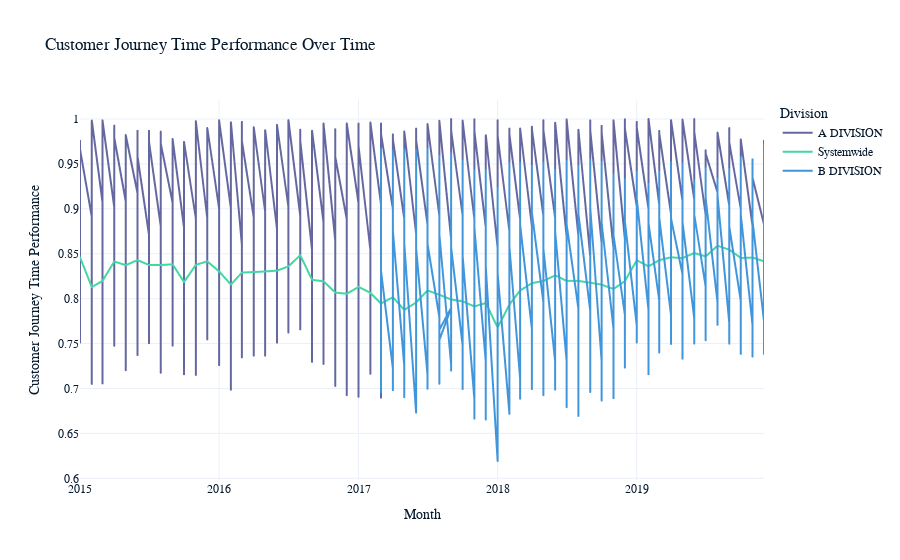
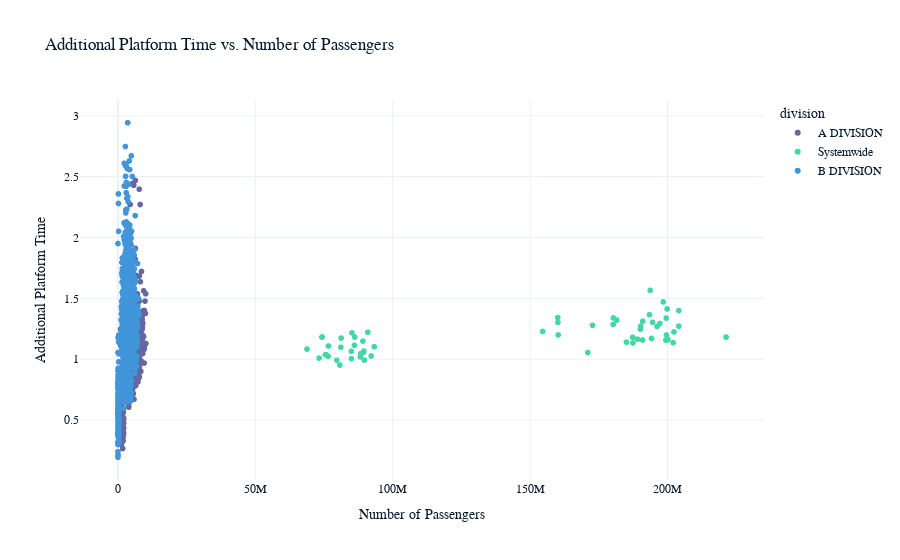
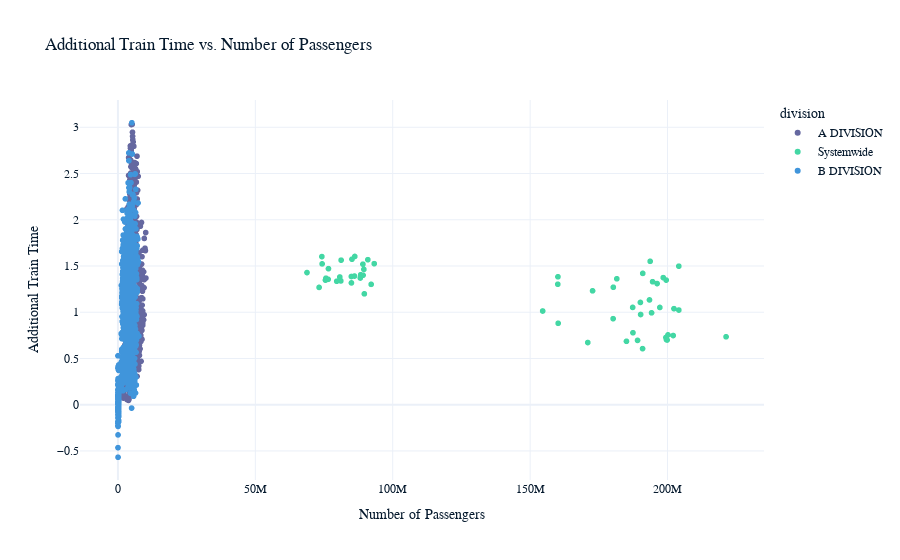
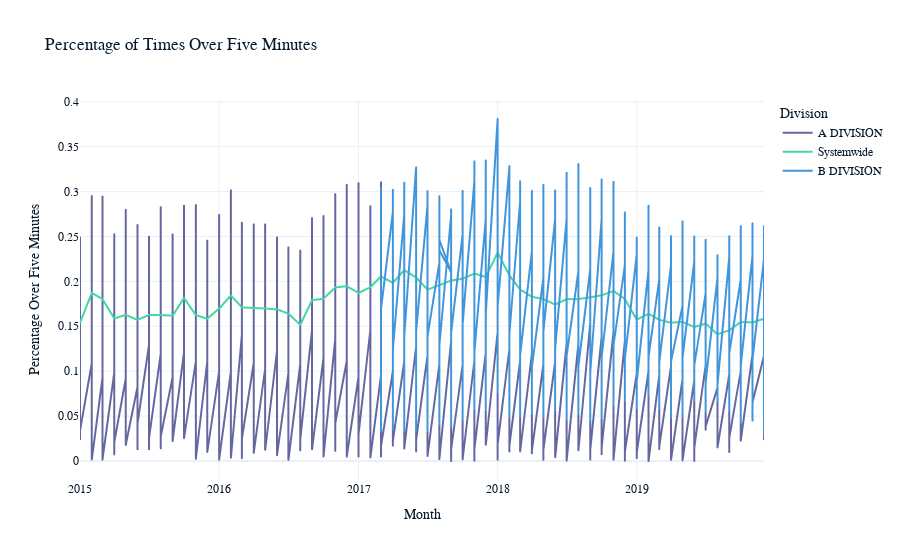

Source (notebook cell) for these figures, in order:
### Code cell
import pandas as pd
import plotly.express as px

# Load the dataset
journey_metrics_df = pd.read_csv('./MTA_Subway_Customer_Journey-Focused_Metrics__2015-2019_20240806.csv')

# Convert the month to datetime
journey_metrics_df['month'] = pd.to_datetime(journey_metrics_df['month'])

# Remove rows where division is 'systemwide'
journey_metrics_df = journey_metrics_df[journey_metrics_df['division'] != 'systemwide']

# Summary statistics
summary_stats = journey_metrics_df.describe()

# Plotting customer journey time performance over time
fig1 = px.line(journey_metrics_df, x='month', y='customer journey time performance', color='division',
               title='Customer Journey Time Performance Over Time',
               labels={'month': 'Month', 'customer journey time performance': 'Customer Journey Time Performance'})
fig1.update_layout(xaxis_title='Month', yaxis_title='Customer Journey Time Performance', legend_title='Division')

# Plotting additional platform time vs. number of passengers
fig2 = px.scatter(journey_metrics_df, x='num_passengers', y='additional platform time', color='division',
                  title='Additional Platform Time vs. Number of Passengers',
                  labels={'num_passengers': 'Number of Passengers', 'additional platform time': 'Additional Platform Time'})

# Plotting additional train time vs. number of passengers
fig3 = px.scatter(journey_metrics_df, x='num_passengers', y='additional train time', color='division',
                  title='Additional Train Time vs. Number of Passengers',
                  labels={'num_passengers': 'Number of Passengers', 'additional train time': 'Additional Train Time'})

# Plotting percentage of times over five minutes
fig4 = px.line(journey_metrics_df, x='month', y='over_five_mins_perc', color='division',
               title='Percentage of Times Over Five Minutes',
               labels={'month': 'Month', 'over_five_mins_perc': 'Percentage Over Five Minutes'})
fig4.update_layout(xaxis_title='Month', yaxis_title='Percentage Over Five Minutes', legend_title='Division')

# Display the summary statistics and plots
summary_stats, fig1.show(), fig2.show(), fig3.show(), fig4.show()

### Figure 1 — Plotly figure (JSON) as saved in the notebook; plotly's stock layout.template omitted (floating-point values rounded to 4 significant figures; data arrays with more than 128 entries replaced by an {"elided": "..."} marker saying what was removed)
{"data": [{"hovertemplate": "division=A DIVISION<br>Month=%{x}<br>Customer Journey Time Performance=%{y}<extra></extra>", "legendgroup": "A DIVISION", "line": {"color": "#6568a0", "dash": "solid"}, "marker": {"symbol": "circle"}, "mode": "lines", "name": "A DIVISION", "showlegend": true, "x": {"elided": "960 str values"}, "xaxis": "x", "y": {"elided": "960 float values"}, "yaxis": "y", "type": "scattergl"}, {"hovertemplate": "division=Systemwide<br>Month=%{x}<br>Customer Journey Time Performance=%{y}<extra></extra>", "legendgroup": "Systemwide", "line": {"color": "#43d7a4", "dash": "solid"}, "marker": {"symbol": "circle"}, "mode": "lines", "name": "Systemwide", "showlegend": true, "x": ["2015-01-01T00:00:00", "2015-02-01T00:00:00", "2015-03-01T00:00:00", "2015-04-01T00:00:00", "2015-05-01T00:00:00", "2015-06-01T00:00:00", "2015-07-01T00:00:00", "2015-08-01T00:00:00", "2015-09-01T00:00:00", "2015-10-01T00:00:00", "2015-11-01T00:00:00", "2015-12-01T00:00:00", "2016-01-01T00:00:00", "2016-02-01T00:00:00", "2016-03-01T00:00:00", "2016-04-01T00:00:00", "2016-05-01T00:00:00", "2016-06-01T00:00:00", "2016-07-01T00:00:00", "2016-08-01T00:00:00", "2016-09-01T00:00:00", "2016-10-01T00:00:00", "2016-11-01T00:00:00", "2016-12-01T00:00:00", "2017-01-01T00:00:00", "2017-02-01T00:00:00", "2017-03-01T00:00:00", "2017-04-01T00:00:00", "2017-05-01T00:00:00", "2017-06-01T00:00:00", "2017-07-01T00:00:00", "2017-08-01T00:00:00", "2017-09-01T00:00:00", "2017-10-01T00:00:00", "2017-11-01T00:00:00", "2017-12-01T00:00:00", "2018-01-01T00:00:00", "2018-02-01T00:00:00", "2018-03-01T00:00:00", "2018-04-01T00:00:00", "2018-05-01T00:00:00", "2018-06-01T00:00:00", "2018-07-01T00:00:00", "2018-08-01T00:00:00", "2018-09-01T00:00:00", "2018-10-01T00:00:00", "2018-11-01T00:00:00", "2018-12-01T00:00:00", "2019-01-01T00:00:00", "2019-02-01T00:00:00", "2019-03-01T00:00:00", "2019-04-01T00:00:00", "2019-05-01T00:00:00", "2019-06-01T00:00:00", "2019-07-01T00:00:00", "2019-08-01T00:00:00", "2019-09-01T00:00:00", "2019-10-01T00:00:00", "2019-11-01T00:00:00", "2019-12-01T00:00:00"], "xaxis": "x", "y": [0.8461, 0.8128, 0.8198, 0.8413, 0.8372, 0.8429, 0.8375, 0.8375, 0.8382, 0.8185, 0.8376, 0.8415, 0.8304, 0.8157, 0.829, 0.8296, 0.8303, 0.8312, 0.8359, 0.8484, 0.821, 0.8193, 0.8068, 0.8055, 0.813, 0.8065, 0.7945, 0.8016, 0.7875, 0.7957, 0.8092, 0.8043, 0.7991, 0.797, 0.7913, 0.7952, 0.7679, 0.7935, 0.8091, 0.8172, 0.8197, 0.8259, 0.8198, 0.8197, 0.8177, 0.8155, 0.8107, 0.8196, 0.8427, 0.836, 0.8428, 0.8461, 0.8451, 0.8508, 0.8469, 0.8589, 0.8545, 0.8453, 0.8457, 0.8416], "yaxis": "y", "type": "scattergl"}, {"hovertemplate": "division=B DIVISION<br>Month=%{x}<br>Customer Journey Time Performance=%{y}<extra></extra>", "legendgroup": "B DIVISION", "line": {"color": "#4095db", "dash": "solid"}, "marker": {"symbol": "circle"}, "mode": "lines", "name": "B DIVISION", "showlegend": true, "x": {"elided": "1088 str values"}, "xaxis": "x", "y": {"elided": "1088 float values"}, "yaxis": "y", "type": "scattergl"}], "layout": {"xaxis": {"anchor": "y", "domain": [0, 1], "title": {"text": "Month"}}, "yaxis": {"anchor": "x", "domain": [0, 1], "title": {"text": "Customer Journey Time Performance"}}, "legend": {"title": {"text": "Division"}, "tracegroupgap": 0}, "title": {"text": "Customer Journey Time Performance Over Time"}}}

### Figure 2 — Plotly figure (JSON) as saved in the notebook; plotly's stock layout.template omitted (floating-point values rounded to 4 significant figures; data arrays with more than 128 entries replaced by an {"elided": "..."} marker saying what was removed)
{"data": [{"hovertemplate": "division=A DIVISION<br>Number of Passengers=%{x}<br>Additional Platform Time=%{y}<extra></extra>", "legendgroup": "A DIVISION", "marker": {"color": "#6568a0", "symbol": "circle"}, "mode": "markers", "name": "A DIVISION", "showlegend": true, "x": {"elided": "960 float values"}, "xaxis": "x", "y": {"elided": "960 float values"}, "yaxis": "y", "type": "scattergl"}, {"hovertemplate": "division=Systemwide<br>Number of Passengers=%{x}<br>Additional Platform Time=%{y}<extra></extra>", "legendgroup": "Systemwide", "marker": {"color": "#43d7a4", "symbol": "circle"}, "mode": "markers", "name": "Systemwide", "showlegend": true, "x": [73200000.0, 74310000.0, 89150000.0, 84970000.0, 76500000.0, 79620000.0, 88210000.0, 81120000.0, 75700000.0, 93270000.0, 80750000.0, 92150000.0, 68800000.0, 81220000.0, 88340000.0, 86080000.0, 89210000.0, 84950000.0, 75520000.0, 89680000.0, 76610000.0, 89500000.0, 90940000.0, 86190000.0, 85170000.0, 74212468, 191000000.0, 181500000.0, 204100000.0, 198436702, 172700000.0, 196200000.0, 160100000.0, 199500000.0, 194600000.0, 180300000.0, 193682197, 160100000.0, 193400000.0, 190100000.0, 202300000.0, 194200000.0, 187300000.0, 190200000.0, 154600000.0, 204100000.0, 197200000.0, 180200000.0, 200200000.0, 160200000.0, 187423432, 199400000.0, 202100000.0, 185100000.0, 199800000.0, 190900000.0, 171000000.0, 221300000.0, 189100000.0, 199600000.0], "xaxis": "x", "y": [1.009, 1.183, 1.148, 1.005, 1.024, 0.9921, 1.02, 1.098, 1.038, 1.102, 0.9518, 1.026, 1.083, 1.173, 1.046, 1.114, 1.053, 1.065, 1.036, 0.9926, 1.108, 1.067, 1.221, 1.181, 1.216, 1.18, 1.311, 1.321, 1.399, 1.47, 1.278, 1.268, 1.302, 1.338, 1.303, 1.339, 1.565, 1.342, 1.366, 1.246, 1.224, 1.17, 1.18, 1.27, 1.228, 1.271, 1.293, 1.285, 1.162, 1.199, 1.133, 1.156, 1.135, 1.14, 1.413, 1.157, 1.055, 1.181, 1.165, 1.199], "yaxis": "y", "type": "scattergl"}, {"hovertemplate": "division=B DIVISION<br>Number of Passengers=%{x}<br>Additional Platform Time=%{y}<extra></extra>", "legendgroup": "B DIVISION", "marker": {"color": "#4095db", "symbol": "circle"}, "mode": "markers", "name": "B DIVISION", "showlegend": true, "x": {"elided": "1088 float values"}, "xaxis": "x", "y": {"elided": "1088 float values"}, "yaxis": "y", "type": "scattergl"}], "layout": {"xaxis": {"anchor": "y", "domain": [0, 1], "title": {"text": "Number of Passengers"}}, "yaxis": {"anchor": "x", "domain": [0, 1], "title": {"text": "Additional Platform Time"}}, "legend": {"title": {"text": "division"}, "tracegroupgap": 0}, "title": {"text": "Additional Platform Time vs. Number of Passengers"}}}

### Figure 3 — Plotly figure (JSON) as saved in the notebook; plotly's stock layout.template omitted (floating-point values rounded to 4 significant figures; data arrays with more than 128 entries replaced by an {"elided": "..."} marker saying what was removed)
{"data": [{"hovertemplate": "division=A DIVISION<br>Number of Passengers=%{x}<br>Additional Train Time=%{y}<extra></extra>", "legendgroup": "A DIVISION", "marker": {"color": "#6568a0", "symbol": "circle"}, "mode": "markers", "name": "A DIVISION", "showlegend": true, "x": {"elided": "960 float values"}, "xaxis": "x", "y": {"elided": "960 float values"}, "yaxis": "y", "type": "scattergl"}, {"hovertemplate": "division=Systemwide<br>Number of Passengers=%{x}<br>Additional Train Time=%{y}<extra></extra>", "legendgroup": "Systemwide", "marker": {"color": "#43d7a4", "symbol": "circle"}, "mode": "markers", "name": "Systemwide", "showlegend": true, "x": [73200000.0, 74310000.0, 89150000.0, 84970000.0, 76500000.0, 79620000.0, 88210000.0, 81120000.0, 75700000.0, 93270000.0, 80750000.0, 92150000.0, 68800000.0, 81220000.0, 88340000.0, 86080000.0, 89210000.0, 84950000.0, 75520000.0, 89680000.0, 76610000.0, 89500000.0, 90940000.0, 86190000.0, 85170000.0, 74212468, 191000000.0, 181500000.0, 204100000.0, 198436702, 172700000.0, 196200000.0, 160100000.0, 199500000.0, 194600000.0, 180300000.0, 193682197, 160100000.0, 193400000.0, 190100000.0, 202300000.0, 194200000.0, 187300000.0, 190200000.0, 154600000.0, 204100000.0, 197200000.0, 180200000.0, 200200000.0, 160200000.0, 187423432, 199400000.0, 202100000.0, 185100000.0, 199800000.0, 190900000.0, 171000000.0, 221300000.0, 189100000.0, 199600000.0], "xaxis": "x", "y": [1.268, 1.523, 1.52, 1.317, 1.356, 1.335, 1.37, 1.338, 1.368, 1.525, 1.381, 1.301, 1.429, 1.563, 1.405, 1.391, 1.4, 1.386, 1.347, 1.199, 1.471, 1.464, 1.568, 1.603, 1.573, 1.602, 1.42, 1.362, 1.498, 1.374, 1.231, 1.31, 1.383, 1.347, 1.33, 1.27, 1.551, 1.303, 1.133, 1.106, 1.039, 0.9934, 1.052, 0.9756, 1.013, 1.023, 1.052, 0.9303, 0.7548, 0.8806, 0.7783, 0.7268, 0.7482, 0.6854, 0.6998, 0.6066, 0.6726, 0.7346, 0.6954, 0.7029], "yaxis": "y", "type": "scattergl"}, {"hovertemplate": "division=B DIVISION<br>Number of Passengers=%{x}<br>Additional Train Time=%{y}<extra></extra>", "legendgroup": "B DIVISION", "marker": {"color": "#4095db", "symbol": "circle"}, "mode": "markers", "name": "B DIVISION", "showlegend": true, "x": {"elided": "1088 float values"}, "xaxis": "x", "y": {"elided": "1088 float values"}, "yaxis": "y", "type": "scattergl"}], "layout": {"xaxis": {"anchor": "y", "domain": [0, 1], "title": {"text": "Number of Passengers"}}, "yaxis": {"anchor": "x", "domain": [0, 1], "title": {"text": "Additional Train Time"}}, "legend": {"title": {"text": "division"}, "tracegroupgap": 0}, "title": {"text": "Additional Train Time vs. Number of Passengers"}}}

### Figure 4 — Plotly figure (JSON) as saved in the notebook; plotly's stock layout.template omitted (floating-point values rounded to 4 significant figures; data arrays with more than 128 entries replaced by an {"elided": "..."} marker saying what was removed)
{"data": [{"hovertemplate": "division=A DIVISION<br>Month=%{x}<br>Percentage Over Five Minutes=%{y}<extra></extra>", "legendgroup": "A DIVISION", "line": {"color": "#6568a0", "dash": "solid"}, "marker": {"symbol": "circle"}, "mode": "lines", "name": "A DIVISION", "showlegend": true, "x": {"elided": "960 str values"}, "xaxis": "x", "y": {"elided": "960 float values"}, "yaxis": "y", "type": "scattergl"}, {"hovertemplate": "division=Systemwide<br>Month=%{x}<br>Percentage Over Five Minutes=%{y}<extra></extra>", "legendgroup": "Systemwide", "line": {"color": "#43d7a4", "dash": "solid"}, "marker": {"symbol": "circle"}, "mode": "lines", "name": "Systemwide", "showlegend": true, "x": ["2015-01-01T00:00:00", "2015-02-01T00:00:00", "2015-03-01T00:00:00", "2015-04-01T00:00:00", "2015-05-01T00:00:00", "2015-06-01T00:00:00", "2015-07-01T00:00:00", "2015-08-01T00:00:00", "2015-09-01T00:00:00", "2015-10-01T00:00:00", "2015-11-01T00:00:00", "2015-12-01T00:00:00", "2016-01-01T00:00:00", "2016-02-01T00:00:00", "2016-03-01T00:00:00", "2016-04-01T00:00:00", "2016-05-01T00:00:00", "2016-06-01T00:00:00", "2016-07-01T00:00:00", "2016-08-01T00:00:00", "2016-09-01T00:00:00", "2016-10-01T00:00:00", "2016-11-01T00:00:00", "2016-12-01T00:00:00", "2017-01-01T00:00:00", "2017-02-01T00:00:00", "2017-03-01T00:00:00", "2017-04-01T00:00:00", "2017-05-01T00:00:00", "2017-06-01T00:00:00", "2017-07-01T00:00:00", "2017-08-01T00:00:00", "2017-09-01T00:00:00", "2017-10-01T00:00:00", "2017-11-01T00:00:00", "2017-12-01T00:00:00", "2018-01-01T00:00:00", "2018-02-01T00:00:00", "2018-03-01T00:00:00", "2018-04-01T00:00:00", "2018-05-01T00:00:00", "2018-06-01T00:00:00", "2018-07-01T00:00:00", "2018-08-01T00:00:00", "2018-09-01T00:00:00", "2018-10-01T00:00:00", "2018-11-01T00:00:00", "2018-12-01T00:00:00", "2019-01-01T00:00:00", "2019-02-01T00:00:00", "2019-03-01T00:00:00", "2019-04-01T00:00:00", "2019-05-01T00:00:00", "2019-06-01T00:00:00", "2019-07-01T00:00:00", "2019-08-01T00:00:00", "2019-09-01T00:00:00", "2019-10-01T00:00:00", "2019-11-01T00:00:00", "2019-12-01T00:00:00"], "xaxis": "x", "y": [0.1539, 0.1872, 0.1802, 0.1587, 0.1628, 0.1571, 0.1625, 0.1625, 0.1618, 0.1815, 0.1624, 0.1585, 0.1696, 0.1843, 0.171, 0.1704, 0.1697, 0.1688, 0.1641, 0.1516, 0.179, 0.1807, 0.1932, 0.1945, 0.187, 0.1935, 0.2055, 0.1984, 0.2125, 0.2043, 0.1908, 0.1957, 0.2009, 0.203, 0.2087, 0.2048, 0.2321, 0.2065, 0.1909, 0.1828, 0.1803, 0.1741, 0.1802, 0.1803, 0.1823, 0.1845, 0.1893, 0.1804, 0.1573, 0.164, 0.1572, 0.1539, 0.1549, 0.1492, 0.1531, 0.1411, 0.1455, 0.1547, 0.1543, 0.1584], "yaxis": "y", "type": "scattergl"}, {"hovertemplate": "division=B DIVISION<br>Month=%{x}<br>Percentage Over Five Minutes=%{y}<extra></extra>", "legendgroup": "B DIVISION", "line": {"color": "#4095db", "dash": "solid"}, "marker": {"symbol": "circle"}, "mode": "lines", "name": "B DIVISION", "showlegend": true, "x": {"elided": "1088 str values"}, "xaxis": "x", "y": {"elided": "1088 float values"}, "yaxis": "y", "type": "scattergl"}], "layout": {"xaxis": {"anchor": "y", "domain": [0, 1], "title": {"text": "Month"}}, "yaxis": {"anchor": "x", "domain": [0, 1], "title": {"text": "Percentage Over Five Minutes"}}, "legend": {"title": {"text": "Division"}, "tracegroupgap": 0}, "title": {"text": "Percentage of Times Over Five Minutes"}}}
